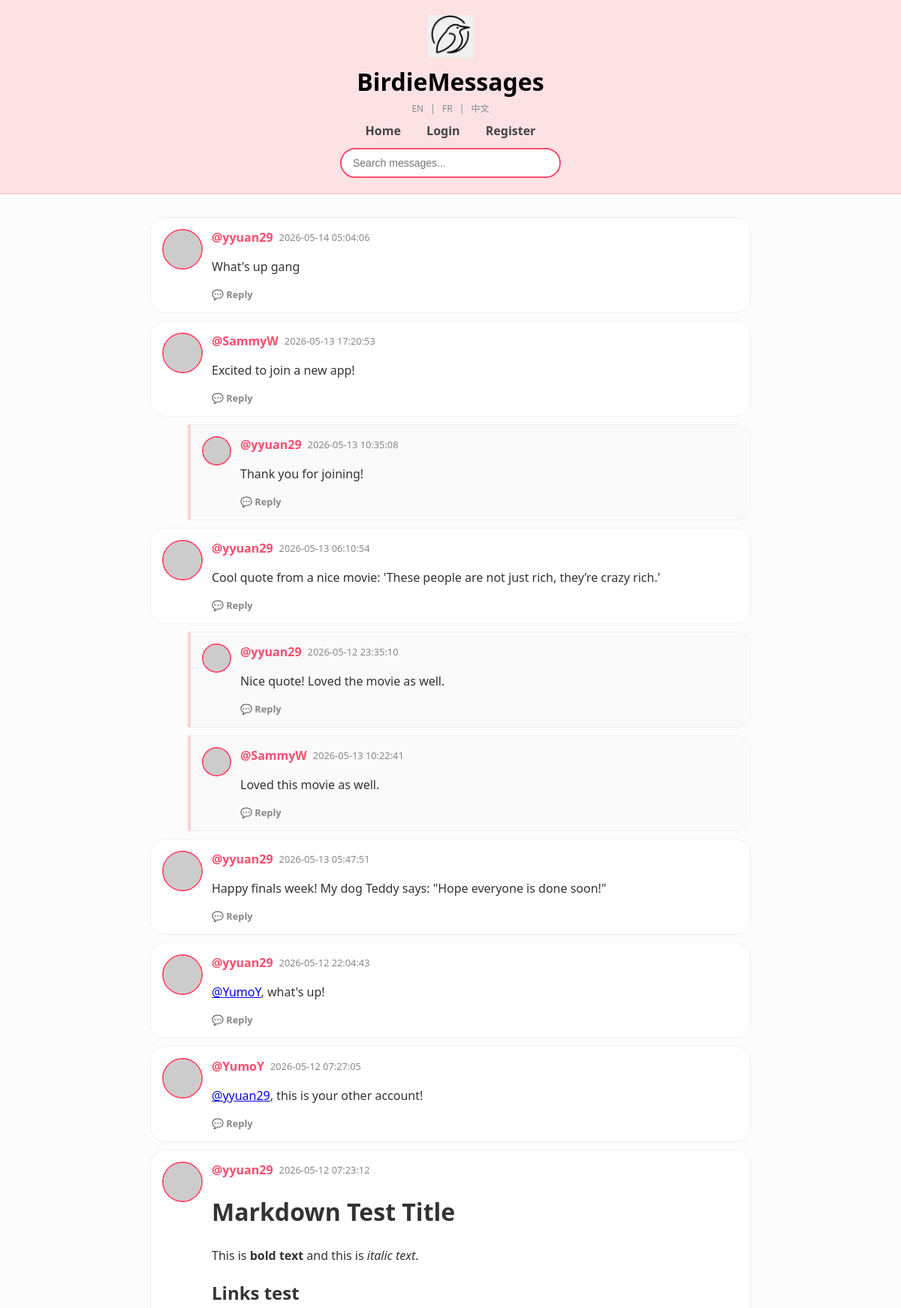
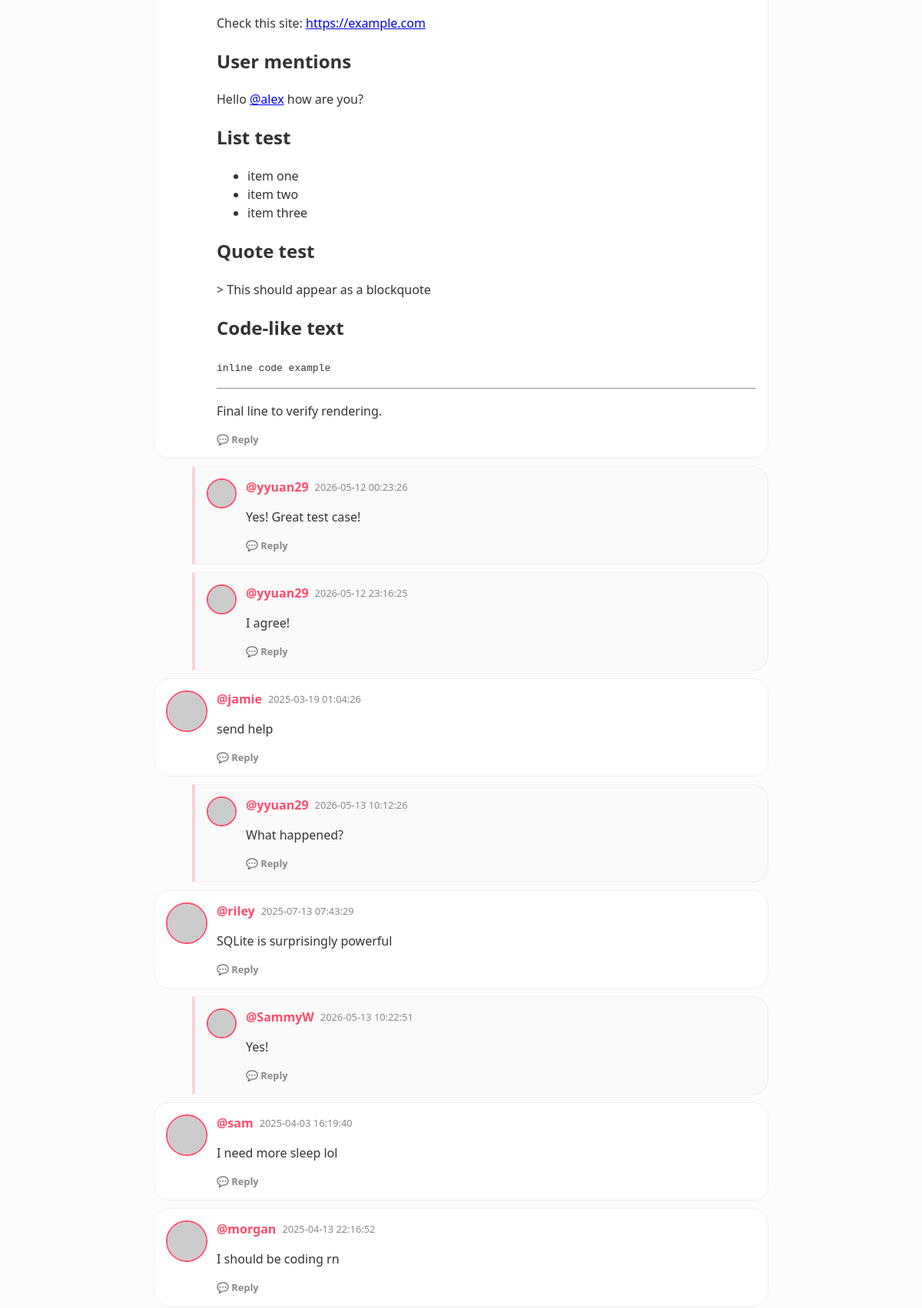
The page / (upper part) on the database its author committed (2 pictures, top to bottom).
### tables this page shows
CREATE TABLE users (
            id INTEGER PRIMARY KEY AUTOINCREMENT,
            username TEXT UNIQUE,
            password TEXT,
            age INTEGER,
            bio TEXT
        );

### app.py (the view)
@app.get("/", response_class=HTMLResponse)
async def home(request: Request, page: int = 1):
    if page < 1: page = 1
    limit = 50
    offset = (page - 1) * limit
    db = get_db()
    rows = db.execute("""
    WITH RECURSIVE message_tree AS (
    SELECT
        id,
        id AS root_id,
        parent_id,
        timestamp,
        0 AS depth
    FROM messages
    WHERE parent_id IS NULL

    UNION ALL

    SELECT
        m.id,
        mt.root_id,
        m.parent_id,
        m.timestamp,
        mt.depth + 1
    FROM messages m
    JOIN message_tree mt ON m.parent_id = mt.id
    )
    SELECT
        m.id,
        m.user_id,
        m.content,
        m.timestamp,
        m.edited_at,
        m.parent_id,
        u.username,
        mt.depth,
        mt.root_id
    FROM messages m
    JOIN message_tree mt ON m.id = mt.id
    LEFT JOIN users u ON m.user_id = u.id
    ORDER BY mt.root_id DESC, mt.depth ASC, m.id ASC
    LIMIT ? OFFSET ?
    """, (limit, offset)).fetchall()
    total_row = db.execute("SELECT COUNT(*) FROM messages").fetchone()
    total = total_row[0] if total_row else 0
    new_rows = []
    for r in rows:
        r = dict(r)
        if "depth" not in r:
            r["depth"] = 0
        new_rows.append(r)
    rows = new_rows
    db.close()
    logged_in_user = request.cookies.get("username")
    return templates.TemplateResponse(
        request=request,
        name="index.html",
        context={
            "request": request,
            "messages": rows,
            "page": page,
            "has_next": (offset + limit) < total,
            "has_prev": page > 1,
            "user": logged_in_user,
            "t": get_translations(request)
        }
    )

### templates/index.html (shortened to what this page needs)
<!DOCTYPE html>
<html lang="en">
<head>
</head>
</body>
<body>
{% set t = get_t(request) %}
<header class="birdie-header">
    <div class="logo-container">
        <img src="/static/logo.png" class="main-logo">
        <div class="title-nav">
            <h1>BirdieMessages</h1>
            <div class="lang-nav">
                <a href="/set_lang/en">EN</a> |
                <a href="/set_lang/fr">FR</a> |
                <a href="/set_lang/zh">中文</a>
            </div>
            <nav>
                <a href="/">{{ t.home }}</a>
                {% if user %}
                    <a href="/create_message">+ {{ t.post }}</a>
                    <a href="/profile/{{ user }}">{{ t.profile }}</a>
                    <a href="/logout">{{ t.logout }}</a>
                {% else %}
                    <a href="/login">{{ t.login }}</a>
                    <a href="/register">{{ t.register }}</a>
                {% endif %}
            </nav>
            <div class="search-row">
                <form action="/search" method="get">
                    <input type="text" name="q" placeholder="{{ t.search_placeholder }}">
                </form>
            </div>
        </div>
    </div>
</header>
<div class="container">
    {% for msg in messages %}
        <div class="chirp-card {% if msg.depth is defined and msg.depth > 0 %}is-reply{% endif %}">
            <img class="avatar-circle {% if msg.parent_id %}avatar-reply{% endif %}"
                src="https://robohash.org/{{ msg.username }}?set=set4&size=50x50">
            <div style="flex:1;">
                <div style="display:flex; gap:8px; align-items:center;">
                    <a class="username" href="/profile/{{ msg.username }}">@{{ msg.username }}</a>
                    <span class="timestamp">{{ msg.timestamp }}</span>
                </div>
                <div class="message-content">
                    {{ linkify(msg.content) | safe }}
                </div>
                <div class="actions-bar">
                    <a href="/message/{{ msg.id }}" class="btn-action">💬 {{ t.reply or 'Reply' }}</a>
                </div>
            </div>
        </div>
    {% endfor %}
</div>
</body>
</html>

### templates/index.html (style rules this page uses)
:root { --birdie-pink: #fde2e4; --birdie-dark-pink: #ff4d6d; --birdie-border: #fad2d6; --nav-text: #444; }
body { background-color: #fcfcfc; font-family: 'Segoe UI', Roboto, Helvetica, Arial, sans-serif; margin: 0; padding: 0; color: #333; }
.birdie-header { background-color: var(--birdie-pink); padding: 20px 0; border-bottom: 2px solid var(--birdie-border); text-align: center; }
.logo-container { display: flex; flex-direction: column; align-items: center; }
.main-logo { width: 60px; height: auto; margin-bottom: 5px; }
.title-nav h1 { font-size: 32px; margin: 5px 0; font-weight: 800; color: #000; }
.lang-nav { font-size: 0.75em; color: #888; margin-bottom: 10px; }
.lang-nav a { color: #888; text-decoration: none; margin: 0 6px; }
.title-nav nav { margin: 10px 0; font-weight: 600; }
.title-nav nav a { text-decoration: none; color: var(--nav-text); margin: 0 15px; }
.search-row { margin-top: 12px; }
.search-row input { padding: 10px 15px; width: 260px; border-radius: 20px; border: 2px solid var(--birdie-dark-pink); outline: none; font-size: 14px; background: white; }
.container { max-width: 800px; margin: 30px auto; padding: 0 20px; }
.chirp-card { background: white; border: 1px solid #f0f0f0; border-radius: 20px; padding: 15px; margin-bottom: 10px; display: flex; gap: 12px; }
.is-reply { margin-left: 50px; border-left: 4px solid var(--birdie-border); background: #fafafa; border-top-left-radius: 0; border-bottom-left-radius: 0; }
.avatar-circle { width: 50px; height: 50px; border-radius: 50%; border: 2px solid var(--birdie-dark-pink); }
.avatar-reply { width: 35px; height: 35px; }
.username { color: var(--birdie-dark-pink); font-weight: bold; text-decoration: none; }
.message-content { margin-top: 5px; line-height: 1.5; }
.timestamp, .bio-text { color: #888; font-size: 0.8em; font-family: inherit; }
.actions-bar { margin-top: 10px; display: flex; gap: 15px; font-family: inherit; }
.btn-action { text-decoration: none; font-size: 0.8em; color: #888; font-weight: 600; font-family: inherit; }

### rows shown on the page
users: username "yyuan29", timestamp "2026-05-14 05:04:06", linkify "What's up gang", reply "Reply", timestamp "2026-05-13 10:35:08", linkify "Thank you for joining!", timestamp "2026-05-13 06:10:54", linkify "Cool quote from a nice movie: 'These people are not just rich, they’re crazy rich.'", timestamp "2026-05-12 23:35:10", linkify "Nice quote! Loved the movie as well.", timestamp "2026-05-13 05:47:51", linkify "Happy finals week! My dog Teddy says: \"Hope everyone is done soon!\"", timestamp "2026-05-12 22:04:43", linkify "@YumoY , what's up!", timestamp "2026-05-12 07:23:12", linkify "Markdown Test Title This is bold text and this is italic text . Links test Check this site: https://example.com User mentions Hello @alex how are you? List test item one item two item three Quote test > This should appear as a blockquote Code-like text inline code example Final line to verify rendering.", timestamp "2026-05-12 00:23:26", linkify "Yes! Great test case!", timestamp "2026-05-12 23:16:25", linkify "I agree!", timestamp "2026-05-13 10:12:26", linkify "What happened?"
users: username "SammyW", timestamp "2026-05-13 17:20:53", linkify "Excited to join a new app!", reply "Reply", timestamp "2026-05-13 10:22:41", linkify "Loved this movie as well.", timestamp "2026-05-13 10:22:51", linkify "Yes!"
users: username "YumoY", timestamp "2026-05-12 07:27:05", linkify "@yyuan29 , this is your other account!", reply "Reply"
users: username "jamie", timestamp "2025-03-19 01:04:26", linkify "send help", reply "Reply"
users: username "riley", timestamp "2025-07-13 07:43:29", linkify "SQLite is surprisingly powerful", reply "Reply"
users: username "sam", timestamp "2025-04-03 16:19:40", linkify "I need more sleep lol", reply "Reply"
users: username "morgan", timestamp "2025-04-13 22:16:52", linkify "I should be coding rn", reply "Reply"

### other values the page prints
{{ t.home }} "Home"
{{ t.login }} "Login"
{{ t.register }} "Register"
